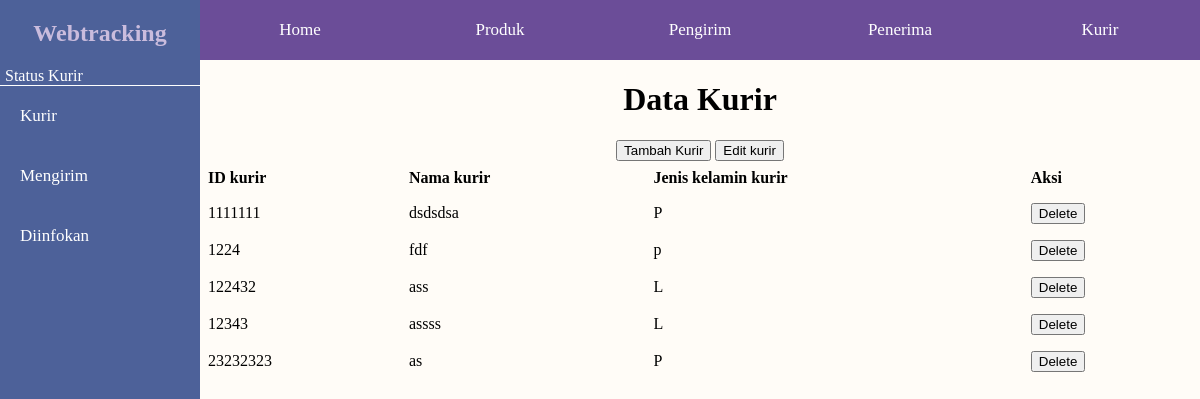
Page /public/kurir.php on the earlier database version.
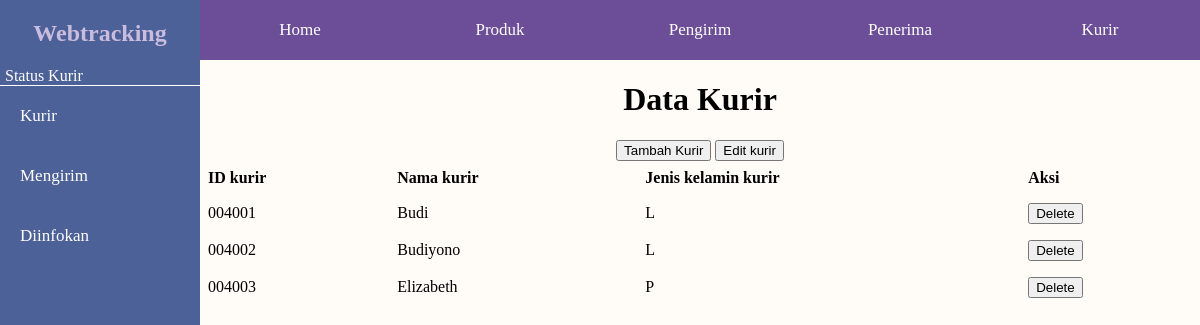
Same page on the later database version.
### tables this page shows
CREATE TABLE `kurir` (
  `id_kurir` varchar(12) NOT NULL,
  `nama_kurir` varchar(64) DEFAULT NULL,
  `jk_kurir` char(1) DEFAULT NULL
);

### php/connect.php (called while the page is built, shortened)
<?php
function connect()
{
    $connection = mysqli_connect('localhost', 'root', '', 'webtracking');
    return $connection;
}
?>

### public/kurir.php (the view, shortened to what this page needs)
<?php
require '../php/connect.php';
?>
<!DOCTYPE html>
<html lang="en">
<head>
    <link rel="stylesheet" href="../css/main-style.css">
</head>
<body>
    <div class="wrapper">
        <aside>
            <div class="logo">
                <h2>Webtracking</h2>
            </div>
            <p id="status">Status Kurir</p>
            <a href="kurir.php">Kurir</a>
            <a href="relasi/mengirim.php">Mengirim</a>
            <a href="relasi/menginfokan.php">Diinfokan</a>
        </aside>
        <div class="content">
            <nav id="sidenav">
                <a href="../index.php">Home</a>
                <a href="produk.php">Produk</a>
                <a href="pengirim.php">Pengirim</a>
                <a href="penerima.php">Penerima</a>
                <a href="kurir.php">Kurir</a>
            </nav>
            <main>
                <div class="main-content">
                    <h1>Data Kurir</h1>
                    <div class="action-button">
                        <button class="open-button-add" id="open-button-add" onclick="displayAddFormPopup()">Tambah Kurir</button>
                        <button class="open-button-edit" id="open-button-edit" onclick="displayEditFormPopup()">Edit kurir</button>
                    </div>
                    <table>
                        <tr>
                            <th>ID kurir</th>
                            <th>Nama kurir</th>
                            <th>Jenis kelamin kurir</th>
                            <th>Aksi</th>
                        </tr>
                        <?php
                        $query = "SELECT * FROM kurir";
                        $result = mysqli_query(connect(), $query);
                        while ($row = mysqli_fetch_assoc($result)) {
                            echo "<tr>";
                            echo "<td>" . $row['id_kurir'] . "</td>";
                            echo "<td>" . $row['nama_kurir'] . "</td>";
                            echo "<td>" . $row['jk_kurir'] . "</td>";
                            echo "<td>";
                            echo "<form action='' method='POST'>";
                            echo "<button type='submit' class='btn' name='deleteKurir'>Delete</button>";
                            echo "</form>";
                            echo "</td>";
                            echo "</tr>";
                        }
                        ?>
                    </table>
                </div>
            </main>
        </div>
    </div>
</body>
</html>

Differences in the rows shown:
removed kurir: id_kurir "1111111", nama_kurir "dsdsdsa", jk_kurir "P"
removed kurir: id_kurir "1224", nama_kurir "fdf", jk_kurir "p"
removed kurir: id_kurir "122432", nama_kurir "ass", jk_kurir "L"
removed kurir: id_kurir "12343", nama_kurir "assss", jk_kurir "L"
removed kurir: id_kurir "23232323", nama_kurir "as", jk_kurir "P"
added kurir: id_kurir "004001", nama_kurir "Budi", jk_kurir "L"
added kurir: id_kurir "004002", nama_kurir "Budiyono", jk_kurir "L"
added kurir: id_kurir "004003", nama_kurir "Elizabeth", jk_kurir "P"
